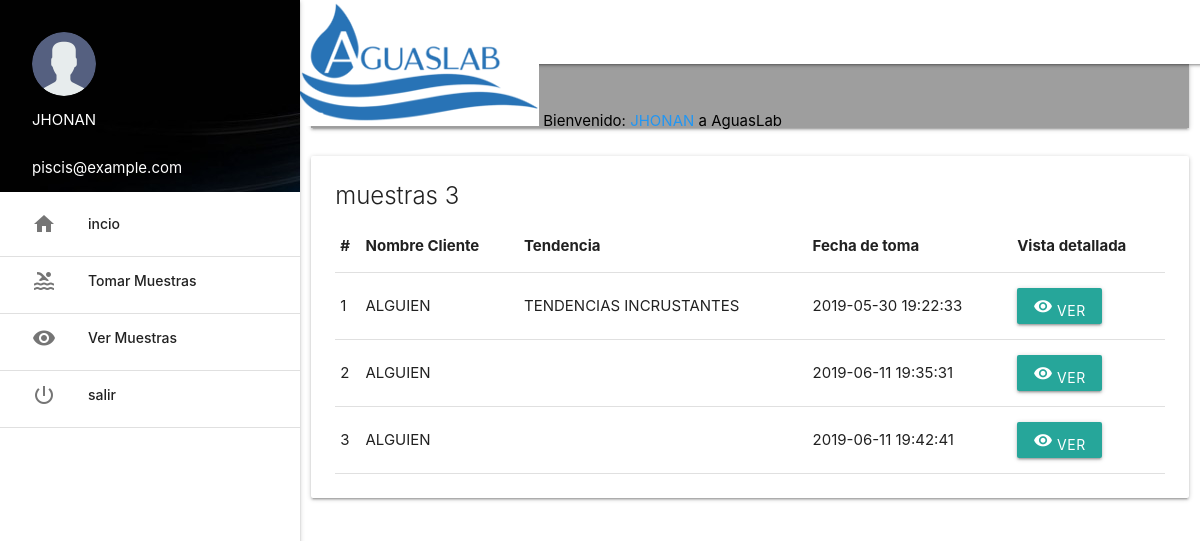
The page /aguaslab/plataforma/analisisPiscina/index.php (signed in) on the database as committed earlier.
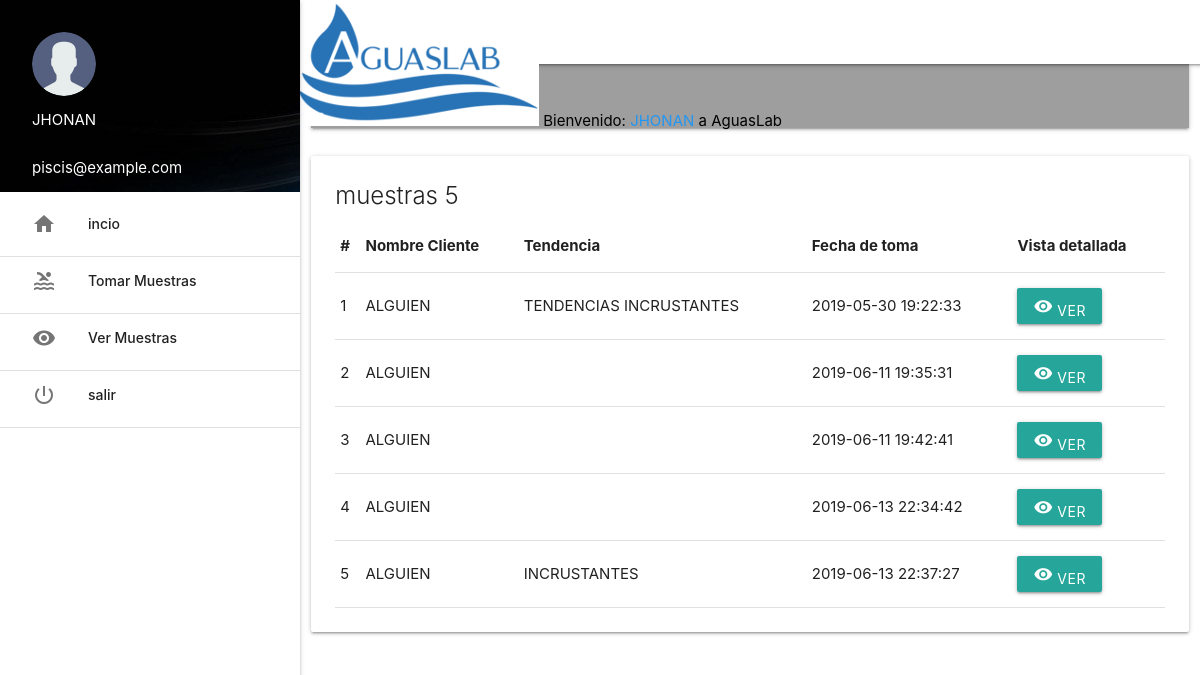
The same page on the database as committed later.
### tables this page shows
CREATE TABLE `bitacora` (
  `id` int(11) NOT NULL,
  `user_id` int(11) NOT NULL,
  `fechaHora` timestamp NOT NULL DEFAULT CURRENT_TIMESTAMP,
  `indiceLangerier` decimal(12,3) NOT NULL,
  `tendencia` varchar(255) NOT NULL,
  `ph` decimal(12,3) NOT NULL,
  `productoPh` varchar(255) NOT NULL,
  `cantidadPh` decimal(12,3) NOT NULL,
  `medidaPh` enum('gramos','kilogramos','mililitros','litros') NOT NULL,
  `cloroInicial` decimal(12,3) NOT NULL,
  `cloroFinal` decimal(12,3) NOT NULL,
  `productoCloro` varchar(255) NOT NULL,
  `cantidadCloro` decimal(12,3) NOT NULL,
  `medidaCloro` enum('gramos','kilogramos','mililitros','litros') NOT NULL,
  `alcalinidad` decimal(12,3) NOT NULL,
  `productoAlcalinidad` varchar(255) NOT NULL,
  `cantidadAlcalinidad` decimal(12,3) NOT NULL,
  `medidaAlcalinidad` enum('gramos','kilogramos','mililitros','litros') NOT NULL,
  `dureza` decimal(12,3) NOT NULL,
  `productoDureza` varchar(255) NOT NULL,
  `cantidadDureza` decimal(12,3) NOT NULL,
  `medidaDureza` enum('gramos','kilogramos','mililitros','litros') NOT NULL,
  `tiempoRotacion` int(11) NOT NULL,
  `medidaTiempoRotacion` enum('horas','minutos') NOT NULL,
  `tiempoFiltracion` int(11) NOT NULL,
  `medidaTiempoFiltracion` enum('horas','minutos') NOT NULL,
  `temperatura` decimal(12,3) NOT NULL,
  `desinfeccionFiltro` enum('SI','NO') NOT NULL,
  `cepilladoParedes` enum('SI','NO') NOT NULL,
  `lavadoZonaH` enum('SI','NO') NOT NULL,
  `superCloracion` enum('SI','NO') NOT NULL,
  `productoLimpieza` varchar(255) NOT NULL,
  `cantidadLimpieza` decimal(12,3) NOT NULL,
  `medidaLimpieza` enum('gramos','kilogramos','mililitros','litros') NOT NULL
);

CREATE TABLE `usuario` (
  `id` int(3) NOT NULL,
  `nick` varchar(15) NOT NULL,
  `pass` varchar(100) NOT NULL,
  `nombre` varchar(100) NOT NULL,
  `correo` varchar(100) NOT NULL,
  `nivel` varchar(20) NOT NULL,
  `bloqueo` int(1) NOT NULL,
  `foto` varchar(50) NOT NULL
);

### aguaslab/plataforma/analisisPiscina/index.php (the view, shortened to what this page needs)
<?php include('../extend/header.php');
include('../extend/permiso.php'); ?>
<div class="row">
	<div class="col s12">
		<nav class="grey">
			<div class="nav-wrapper">
				<div class="input-field">
					<input type="search" id="buscar">
					<label for="buscar"><i class="material-icons">search</i></label>
					<i class="material-icons">close</i>
				</div>
			</div>
		</nav>
	</div>
</div>
<?php
$nivel=$_SESSION['nivel'];
if ($nivel=='PISCINERO') {
	$sel = $con->query("SELECT bitacora.id,usuario.nombre,bitacora.tendencia,bitacora.fechaHora FROM bitacora,piscineros,usuario WHERE bitacora.user_id=piscineros.piscinero_id AND piscineros.cliente_id=usuario.id AND piscineros.piscinero_id=".$_SESSION['id']);
}else if ($nivel=='CLIENTE') {
	$sel = $con->query("SELECT bitacora.id,usuario.nombre,bitacora.tendencia,bitacora.fechaHora FROM bitacora,piscineros,usuario WHERE bitacora.user_id=piscineros.piscinero_id AND piscineros.cliente_id=usuario.id AND piscineros.cliente_id=".$_SESSION['id']);
}else{
	$sel = $con->query("SELECT bitacora.id,usuario.nombre,bitacora.tendencia,bitacora.fechaHora FROM bitacora,piscineros,usuario WHERE bitacora.user_id=piscineros.piscinero_id AND piscineros.cliente_id=usuario.id");
}
$row = mysqli_num_rows($sel);
 ?>
<div class="row">
	<div class="col s12">
		<div class="card">
			<div class="card-content">
				<span class="card-title">muestras <?php echo $row; ?></span>
				<table>
					<thead>
						<tr class="cabecera">
							<th>#</th>
							<th>Nombre Cliente</th>
							<th>Tendencia</th>
							<th>Fecha de toma</th>
							<th>Vista detallada</th>
						</tr>
					</thead>
					<?php $cont=1 ?>
					<?php while($f = $sel->fetch_assoc()){ ?>
						<tr>
							<td><?php echo $cont; ?></td>
							<td><?php echo $f['nombre']; ?></td>
							<td><?php echo $f['tendencia']; ?></td>
							<td><?php echo $f['fechaHora']; ?></td>
							<td><button onclick="modal(<?php echo $f['id']; ?>)" data-target="modalMuestra" class="btn modal-trigger"><i class="material-icons">remove_red_eye</i> Ver </button></td>
						<?php $cont++ ?>
						</tr>
					<?php } ?>
				</table>
			</div>
		</div>
	</div>
</div>
<?php include('../extend/scripts.php') ?>

Rows that differ between the two databases and show on the page:
added bitacora: usuario.nombre "ALGUIEN", fechaHora "2019-06-13 22:34:42"
added bitacora: usuario.nombre "ALGUIEN", tendencia "INCRUSTANTES", fechaHora "2019-06-13 22:37:27"
Other text that changed with them:
$row: "3" → "5"
